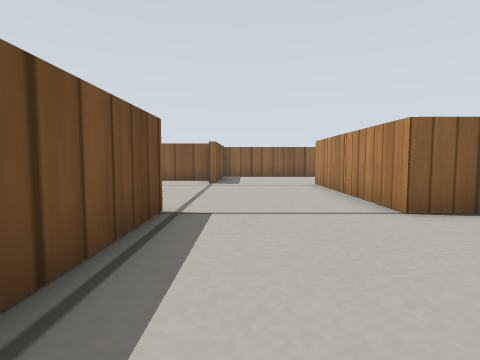
[1] (above)

16 first-person views from a walk through a world built for the Gazebo simulator. The camera is 0.17 m above the floor, tilts 4° down and sees 80° across. The floor is counted in squares, 0.2 m on a side. Each view is taken from the middle of a square. On the plan, view 1 faces up. The plan holds only what a view shows up to about 11 squares ahead; the rest is blank. Gazebo's built-in surfaces are drawn with simple patterns.

[2]
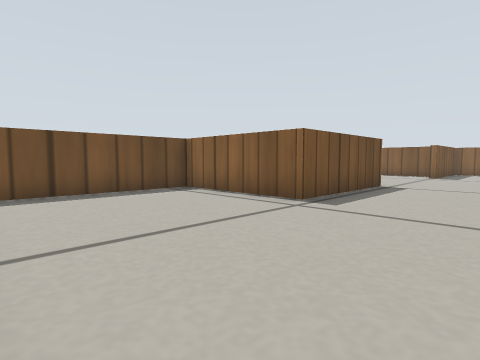

[3]
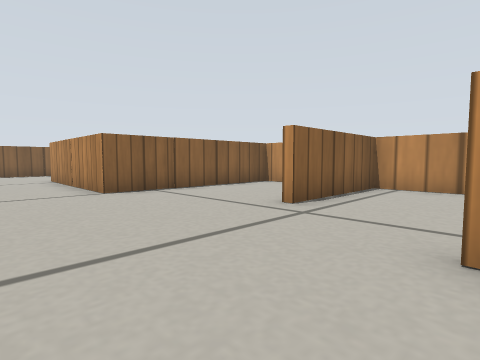

[4]
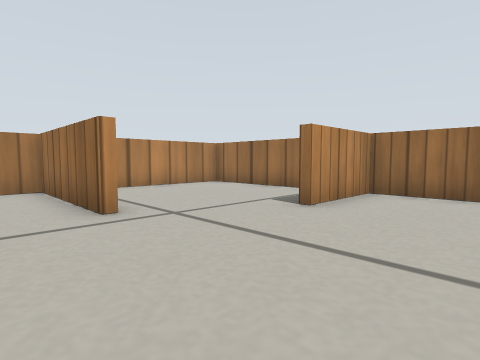

[5]
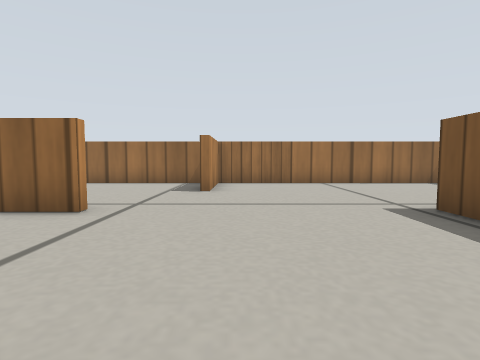

[6]
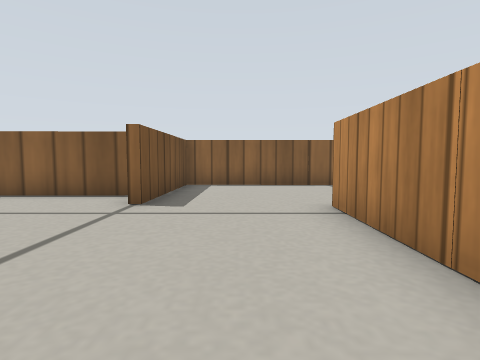

[7]
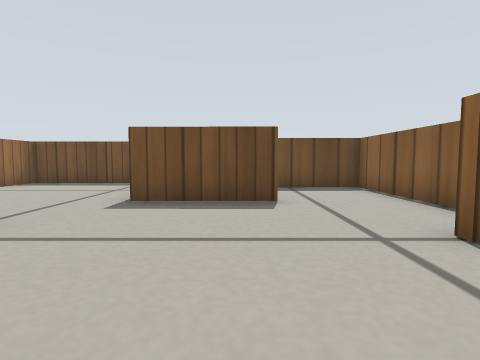

[8]
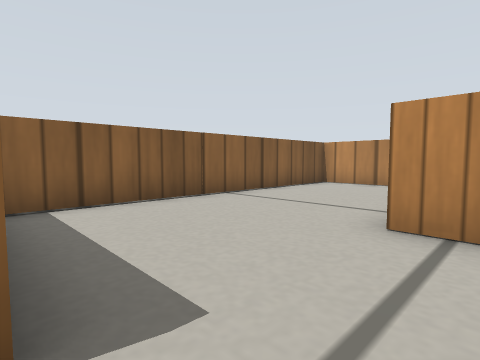

[9]
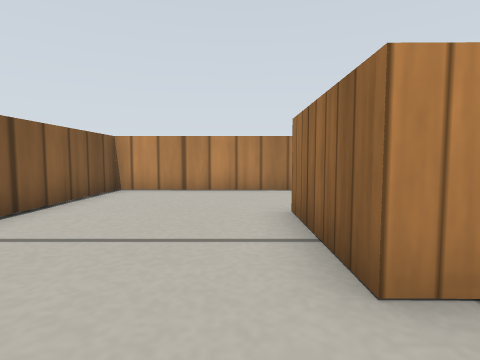

[10]
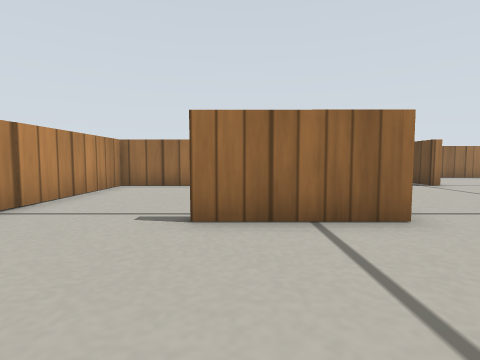

[11]
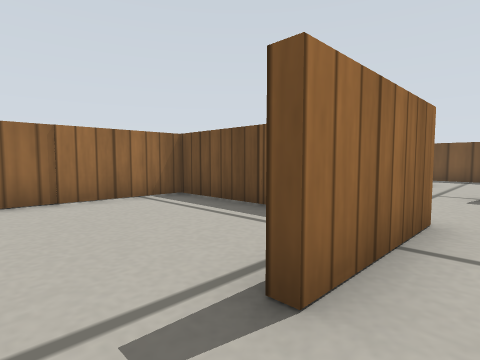

[12]
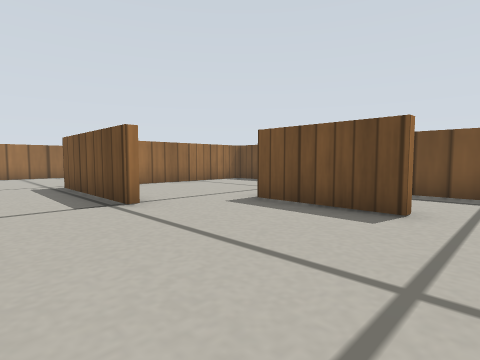

[13]
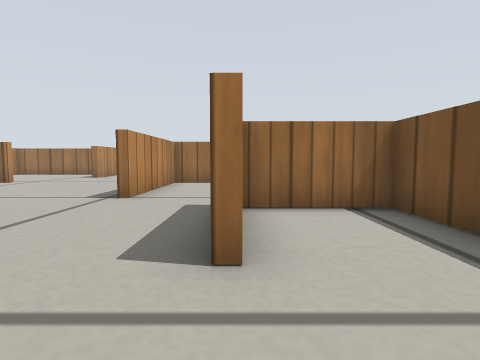

[14]
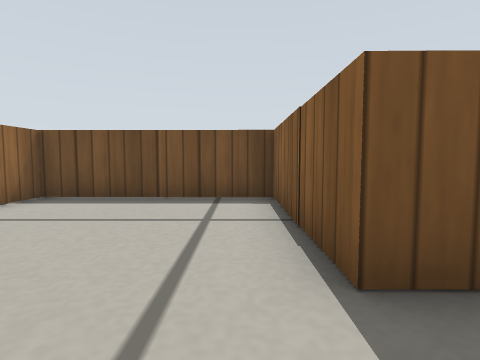

[15]
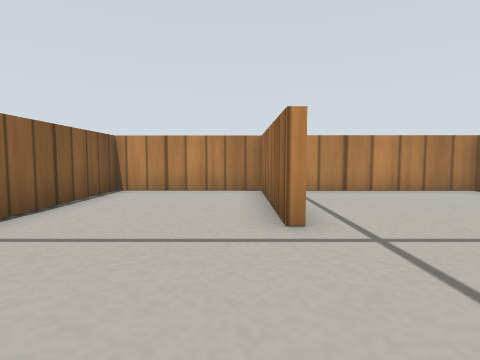

[16]
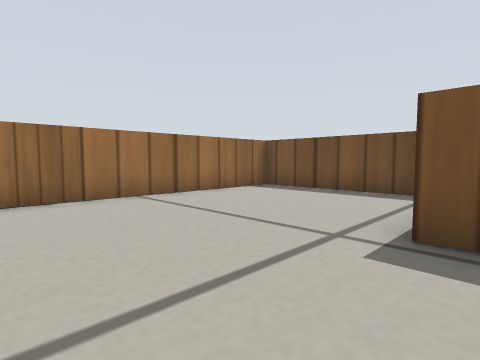

### Floor plan
Points are (right, up) in squares from view 1. A wall is a line through its corners. A room is listed if a view was taken in it or the views show most of it. See-through windows are left out.
Room 1 (views 1, 2, 3)
walls: (-1.3, 0.2) (-5.6, 0.2) (-5.6, -5.4) (2.8, -5.5) (2.8, -2.6)
ways out: opening at (2, 0) to room 2; opening at (3, -1.5) to room 5
Room 2 (views 4, 15, 16)
walls: (4.5, 0.4) (8.9, 0.4) (8.9, 4.4) (2.6, 4.4); (-1.3, 4.7) (-1.3, 0.2)
ways out: opening at (2, 0) to room 1; opening at (1, 4) to room 3
Room 3 (views 5, 6, 7, 9, 10, 11, 12)
walls: (9, 10.5) (9, 14.6) (-0.8, 14.6) (-0.9, 10.3); (2.6, 4.4) (2.7, 10.2) (5.7, 10.1)
ways out: opening at (1, 4) to room 2; opening at (-1, 7.5) to room 4; opening at (7, 10) to room 6
Room 4 (views 8, 13, 14)
walls: (-3.8, 8.9) (-3.8, 5.8) (-8.4, 5.8) (-8.4, 0.4) (-6.9, 0.4); (-5.1, 0.4) (-1.6, 0.4) (-1.5, 4.7); (-1.5, 11.7) (-4.4, 11.7)
ways out: opening at (-1, 7.5) to room 3; opening at (-4, 10) to room 7
Room 5 (no view inside)
walls: (3.4, -5.5) (8.8, -5.5) (8.9, 0.2) (4.5, 0.2)
ways out: opening at (3, -1.5) to room 1
Room 6 (no view inside)
walls: (2.9, 7.6) (2.9, 4.7) (8.9, 4.6) (9, 10.5)
ways out: opening at (7, 10) to room 3
Room 7 (no view inside)
walls: (-4.4, 11.7) (-6.8, 11.7) (-6.7, 6) (-4, 6)
ways out: opening at (-4, 10) to room 4

Where each view was taken, in squares from view 1:
view 1: 0 up, 0 right, facing up
view 2: 5 down, 2 right, facing up-left
view 3: 3 down, 0 right, facing up-right
view 4: 2 up, 0 right, facing down-right
view 5: 5 up, 2 right, facing down
view 6: 5 up, 1 right, facing up
view 7: 8 up, 2 right, facing left
view 8: 9 up, 1 left, facing up-right
view 9: 11 up, 1 right, facing right
view 10: 14 up, 5 right, facing down
view 11: 11 up, 7 right, facing down-left
view 12: 10 up, 1 right, facing down-left
view 13: 11 up, 4 left, facing down
view 14: 5 up, 2 left, facing left
view 15: 1 up, 1 right, facing right
view 16: 1 up, 2 right, facing down-left
